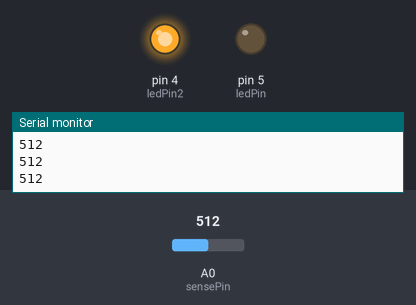
The sketch below on a simulated Arduino Uno, built with avr-gcc and run on an emulated ATmega328P. On the bench: output pins drawn as LEDs (lit = HIGH), the last lines printed to the serial monitor. The inputs (shaded band) are chosen by the test bench; at power-on: A0 (sensePin) = 512.

Above: at 1.2 s.
1.3 s: A0 (sensePin) set to 16
2.8 s: A0 (sensePin) set to 12
At 4.0 s:
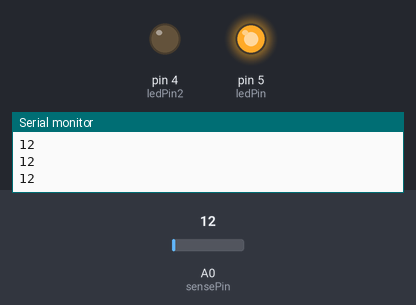
4.3 s: A0 (sensePin) set to 122
At 5.2 s:
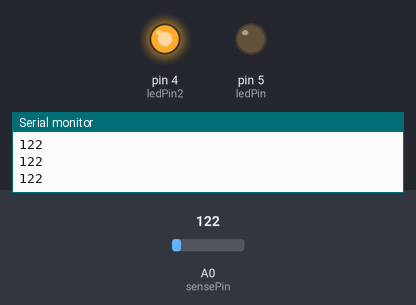
5.8 s: A0 (sensePin) set to 5
At 6.3 s:
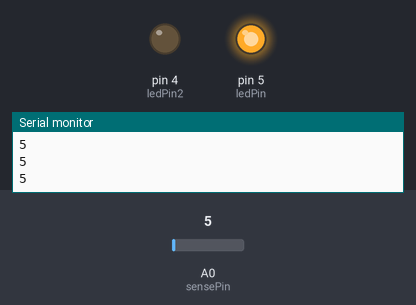
Timing chart, 0 to 8.3 s (numbered marks = the images above; inputs shaded):
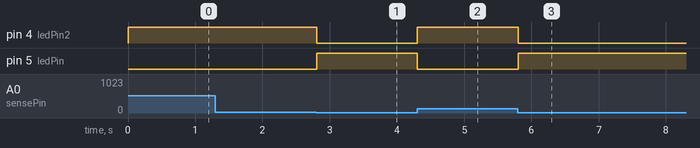

The sketch:

ldr_with__nodemcu.ino
```cpp
int sensePin=A0;
int ledPin=5;
int ledPin2=4;
void setup()
{
  Serial.begin(9600);
  pinMode(sensePin,INPUT);
  pinMode(ledPin,OUTPUT);
  pinMode(ledPin2,OUTPUT);
}
void loop()
{
  int val = analogRead(sensePin);   // read the input on analog pin 0:
  Serial.println(val);

  if(val<15)
  {
    digitalWrite(ledPin,HIGH);
    digitalWrite(ledPin2,LOW);
  }
  else
  {
    digitalWrite(ledPin2,HIGH);
    digitalWrite(ledPin,LOW);
  }

}
```

Measured:
- the behaviour switches between 15 and 14 on A0 (sensePin) (found by bisection; images 0 and 1)
- after the input at 2.8 s, pin 4 (ledPin2): HIGH → LOW at once; pin 5 (ledPin): LOW → HIGH at once
- after the input at 4.3 s, pin 4 (ledPin2): LOW → HIGH at once; pin 5 (ledPin): HIGH → LOW at once
- after the input at 5.8 s, pin 4 (ledPin2): HIGH → LOW at once; pin 5 (ledPin): LOW → HIGH at once
